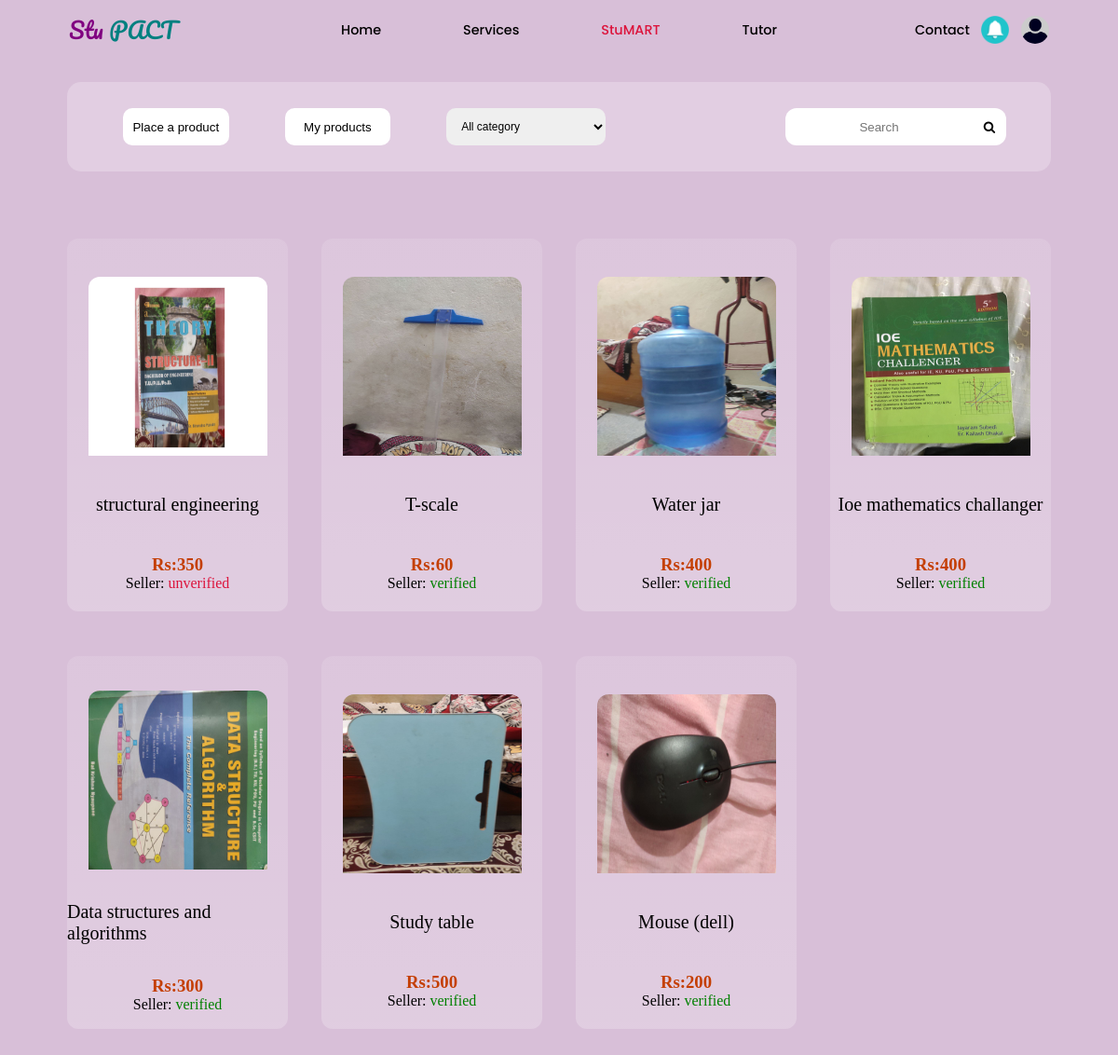
The app's page /stumart (signed in) with its own data.
### dataforstupact/models.py (models this page shows)
class stumartmodel(models.Model):
    id=models.UUIDField(primary_key=True,default=uuid.uuid4)
    title=models.CharField(max_length=30,blank=True)
    username=models.CharField(max_length=30)
    image=models.ImageField(upload_to="stumart/products/",blank=True)
    price=models.IntegerField(default=0)
    details=models.TextField(blank=True)
    category=models.CharField(max_length=30,default="other")
    time=models.DateTimeField(auto_now_add=True,blank=True)
    verify=models.BooleanField(default=False,blank=True)

### stupact/views.py (the view)
# urls.py: path('stumart',views.stumartfunc,name="stumart"),
def stumartfunc(request):
    variable=stumartmodel.objects.all()
    user=mymodel.objects.get(username=request.session["Username"])
    if len(user.phonenumber)<10 or len(user.first_name)<3 or len(user.last_name)<3:
        check=1
    else:
        check=0
    data=list()
    if request.method=="POST":
        value=request.POST.get("search")
        allobj=[i.title for i in variable]
        allobj2=[i for i in allobj if value in i]
        variable=[i for i in variable if i.title in allobj2 ]
        messages.add_message(request, messages.SUCCESS,"search results for:"+value)
    for i in variable:
        if i.username!=request.session["Username"] and i.verify == False:
            temp=dict()
            temp["id"]=i.id
            temp["verify"]=mymodel.objects.get(username=i.username).verified
            temp["username"]=i.username
            temp["title"]=i.title
            temp["image"]=i.image
            temp["price"]=i.price
            temp["discription"]=i.details
            temp["time"]=timeagofunc(i.time)
            data.append(temp)
    paginate=Paginator(data,8)
    pageno=request.GET.get("page")
    page=paginate.get_page(pageno)
    data2={
        "itemlist":page,
        "category":"all",
        "check":check,
        "count":range(1,paginate.num_pages+1)
    }
    return render(request,"stumart.html",data2)

### stupact/views.py (called while the page is built)
def timeagofunc(time):
            today = datetime.now(timezone.utc)
            diff=today-time
            diff2=str(diff).split(",")
            if len(diff2)==1:
                diff=str(diff).split(':')
                diff=[i[0:2] for i in diff]
                times=["secs","mins","hrs"]
                ans=""
                try:
                    diff.remove('0')
                    diff.remove('00')
                except:
                    pass
                ans=diff[0]+times[len(diff)-1]
            else:
                ans=diff2[0]
            return(ans)

### templates/stumart.html
{% load static %}
{% include 'navbar.html' %}
{% include "stumart/topbar.html" %}
<section class="items">
    {% for i in itemlist %}
    <div  onclick="location.href='{% url "productinfo" i.id %}'" class="singleitem" style="position:relative;">
        <img style="height:16vw;width:16vw;margin-top:2.5vh;border-radius:12px 12px 0px 0px;" src="/media/{{i.image}}">
        <p style="font-family:Patrick Hand;font-size:20px;font-family:Roboto-Regular;">{{i.title}}</p>
        <div id="details">
        <h3 style="color:rgb(196, 62, 0);">Rs:{{i.price}}</h3>
        <p>Seller:
            {% if i.verify == False %}<span style="color:crimson;">unverified</span>
            {% else %}
            <span style="color:green;">verified</p>
                {% endif %}
        </p>
    </div>
    </div>
    {% endfor %}
</section>
</main>
{% include "stumart/paginate.html" %}
<br><br><br>
</body>
</html>

### templates/navbar.html (shortened to what this page needs)
        {% load static %}
        <!DOCTYPE html>
<html lang="en">
<head>
    <link rel="stylesheet" href="{% static "navbar.css" %}">
    <link rel="stylesheet" href="https://cdnjs.cloudflare.com/ajax/libs/font-awesome/4.7.0/css/font-awesome.min.css">
</head>
<body>
    <header>
        <nav>
            <div id="left">
                <span style="color:purple;">Stu</span>
                <span style="color:teal;">PACT</span>
            </div>
            <div id="center" data-visible="false">
                <a  href="{% url 'home' %}" class= {% if request.path == "/home/" %}"activate" {% else %} "normal" {% endif %}>Home</a>
                <a href="{% url 'servicestab' %}" class={% if request.path == "/services/" %}"activate" {% else %} "normal"{% endif %}>Services</a>
                <a href="{% url 'stumart' %}" class={% if request.path == "/stumart" or stucheck == "true" %}"activate" {% else %} "normal"{% endif %}>StuMART</a>
                <a href="{% url 'tutor_intro' %}" class={% if request.path == "/tutor/" %}"activate" {% else %} "normal"{% endif %}>Tutor</a>
            </div>
            <div id="right">
                <a href="{% url 'contact' %}" id="contact">
                    Contact
                </a>
               <button  data-visible="false" style="display: flex;justify-content: center;align-items: center;"id="notified" onclick="shownotification()">
                <img id="notificationbell" style="height:30px;width:30px;" src="{% static 'icons/notification-bell-5743.png' %}">
            </button>
                <img src={{request.session.image}} style="border-radius:50%;height:30px;width:30px;"
                onclick="location.href='{% url 'userbio' %}'">
            </div>
        </nav>
    </header>

### templates/stumart/topbar.html (shortened to what this page needs)
{% load static %}
<link rel="stylesheet" href="https://cdnjs.cloudflare.com/ajax/libs/font-awesome/4.7.0/css/font-awesome.min.css">
<link rel="stylesheet" href="{% static 'stumart.css' %}">
<link rel="stylesheet" href="{% static 'pagination.css' %}">
    <main>
<section class="topbar">
    <button class= {% if request.path == "/stumart/placeproduct" %}"activated_button" {% else %} "normal_button" {% endif %}
    {% if check == 0 %} onclick="location.href='{% url 'productmenu' tabvalue='placeproduct' %}'"
    {% else %} onclick="showdialogbox()" {% endif %}>Place a product</button>
    <button class= {% if request.path == "/stumart/myproducts" %}"activated_button" {% else %} "normal_button" {% endif %} onclick="location.href='{% url 'productmenu' tabvalue='myproducts' %}'">My products</button>
        <select name="category" id="category" onchange="redirectthis()">
            <option value="all" >All category</option>
        </select>
        <form method="post">
        <input type="text"  name="search" placeholder="Search">
        <button type="submit"><i class="fa fa-search"></i></button>
    </form>
</section>

### templates/stumart/paginate.html (shortened to what this page needs)
{% load static %}
<link rel="stylesheet" href="{% static 'pagination.css' %}">
<div class="center">
  </div>

### static/navbar.css (style rules this page uses)
* { margin: 0px; padding: 0px; }
:root { --font:'Patrick Hand'; }
body { background-color:thistle; }
nav { height: 8vh; display: flex; justify-content: space-around; align-items: center; }
#left { font-family: 'Pacifico', cursive; width: 12%; font-size: 2vw; }
#center { font-family: 'Poppins', sans-serif; font-size: 1vw; display: flex; justify-content: space-between; align-items: center; width: 39%; }
a { position: relative; color: black; text-decoration: none; display: inline-flex; font-weight: 500; font-size: 1.2vw; }
#right { font-family: 'Poppins', sans-serif; font-size: 1vw; width: 12%; display: flex; justify-content: space-between; align-items: center; height: 50%; }
nav a::after { content: ''; position: absolute; background-color:black; height: 15%; width: 0%; left: 0%; bottom: -25%; transition: 0.3s; }
.activate { color: crimson; }
#notified { position: relative; border: 0px; border-radius: 50%; background-color: thistle; }

### static/stumart.css (style rules this page uses)
* { margin: 0px; padding: 0px; }
:root { --font: 'Patrick Hand'; }
body { overflow: overlay ; }
.topbar { background-color: rgba(255, 255, 255, 0.24); display: flex; align-items: center; margin-top: 3vh; border-radius: 15px; height: 12vh; width: 88vw; margin-left: 6vw; }
.topbar>button ,.topbar >select { height: 5vh; width: 10vw; border-radius: 10px; border: 0px; margin-left: 5vw; }
.topbar>select { width: 15vw; margin-bottom: 2vh; font-size: 1vw; }
form { width: 43%; display: flex; justify-content: flex-end; margin-right: 4vw; align-items: center; }
.topbar input[type=text] { padding: 0.6vh 1vw 0.6vh 1vw; height: 5vh; box-sizing: border-box; border-bottom-left-radius: 12px; border-top-left-radius: 12px; border: 0px; }
.topbar input[type=text]::placeholder { text-align: center; }
.topbar button[type=submit] { height: 5vh; width: 3vw; background-color: white; border: transparent; border-bottom-right-radius: 12px; border-top-right-radius: 12px; background-color: white; }
.items { position: relative; left: 3vw; width: 94vw; top: 3vh; bottom: 3vh; display: flex; flex-wrap: wrap; justify-content: flex-start; }
.items>div { box-sizing: border-box; display: flex; flex-direction: column; height: 50vh; width: 19.75vw; background-image: linear-gradient(to bottom,rgba(255, 255, 255, 0.116),rgba(255, 255, 255, 0.219)); border-radius: 12px; margin-left: 3vw; margin-top: 6vh; }
.singleitem, #details { display: flex; align-items:baseline; flex-direction: column; justify-content: space-around; align-items: center; }
.right-part form input[type=text], select { padding-left: 1vw; border-radius: 12px; height: 8vh; width: 28vw; border: 0px; font-size: large; margin-top: 2vh; margin-left: 10vw; }
.normal_button { background-color: white; color: black; }

### static/pagination.css (style rules this page uses)
.center { text-align: center; }

### records on screen
stumartmodel: image (picture), title "structural engineering"
stumartmodel: image (picture), title "T-scale"
stumartmodel: image (picture), title "Water jar"
stumartmodel: image (picture), title "Ioe mathematics challanger"
stumartmodel: image (picture), title "Data structures and algorithms"
stumartmodel: image (picture), title "Study table"
stumartmodel: image (picture), title "Mouse (dell)"

### other values on screen
{{ i.price }} "350" "60" "400" "400" "300" "500" "200"
